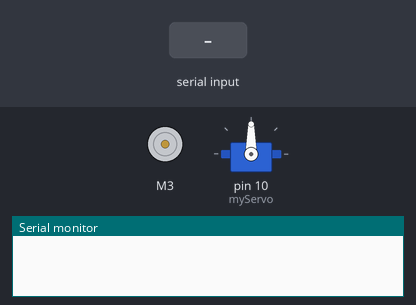
This sketch was run on a simulated Arduino Uno, built with avr-gcc and run on an emulated ATmega328P. Shown: DC motor (green arrow = forward, orange = backward, longer = faster), servo, the last lines printed to the serial monitor. The inputs (shaded band) are chosen by the test bench.

Above: at 1.2 s.
1.3 s: "FORWARD" received over Serial
At 2.0 s:
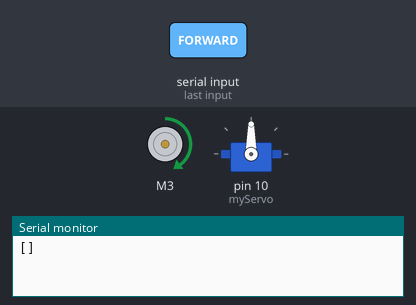
2.8 s: "BACKWARD" received over Serial
At 3.1 s:
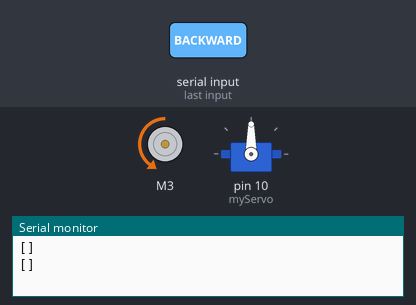
4.3 s: "STEER" received over Serial
At 5.5 s:
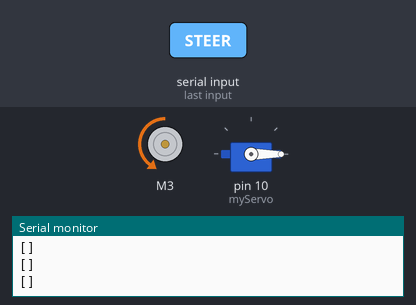
5.8 s: "STOP" received over Serial
At 6.6 s:
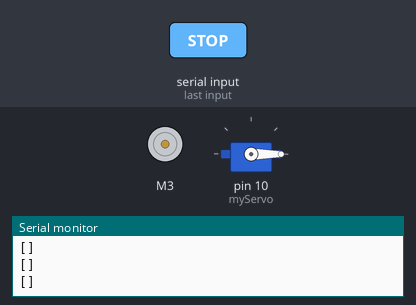
7.3 s: "FORWARD" received over Serial
At 7.8 s:
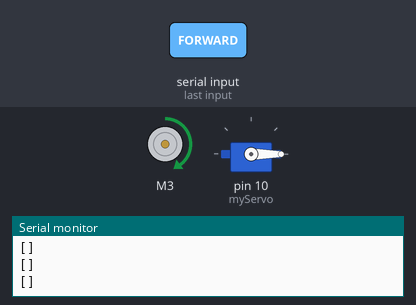
8.8 s: "SPEED" received over Serial
At 10.1 s:
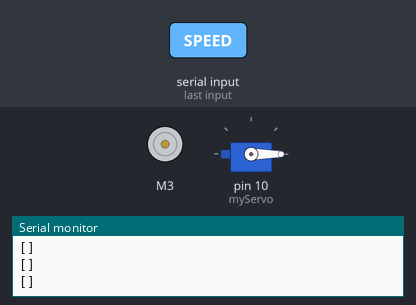
Timing chart, 0 to 11.3 s (numbered marks = the images above; inputs shaded):
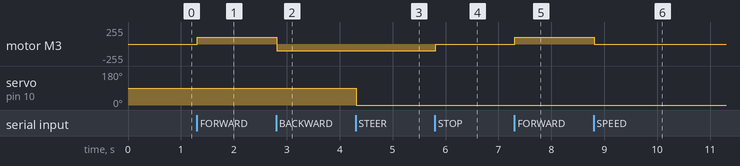

The sketch:

awesome_code_05_05_2025.ino
```cpp
#include <Adafruit_MotorShield.h>
#include <Servo.h>
#include <Ultrasonic.h>
// Select which 'port' M1, M2, M3 or M4. In this case, M1
Adafruit_MotorShield AFMS = Adafruit_MotorShield();
Adafruit_DCMotor *myMotor = AFMS.getMotor(3);
Servo myServo;
Ultrasonic left(6,7);
Ultrasonic right(13,12);
Ultrasonic front(5,4);

String msg;
int left_dist, right_dist, fwd_dist;

void setup()
{
  Serial.begin(115200);
  if(!AFMS.begin(2000)) {
    Serial.println("Could not find Motor Shield. Check wiring and end script.");
    while (1);
    }
  myMotor->setSpeed(100);
  myMotor->run(RELEASE);
  myServo.attach(10);
  delay(10);
}
void loop()
{
  uint8_t i;
  readSerialPort();
  if (msg.substring(0,7) == "FORWARD") {
    myMotor->run(FORWARD);
    sendEmptyMsg();
    }
  else if (msg.substring(0,8) == "BACKWARD") {
    myMotor->run(BACKWARD);
    sendEmptyMsg();
    }
  else if (msg.substring(0,4) == "STOP") {
    myMotor->run(RELEASE);
    sendEmptyMsg();
    }
  else if (msg.substring(0,5) == "SPEED") {
    i = (msg.substring(6)).toInt();
    myMotor->setSpeed(i);
    sendEmptyMsg();
    }
  else if (msg.substring(0,5) == "STEER") {
    i = (msg.substring(6)).toInt();
    myServo.write(i);
    sendEmptyMsg();
    }
  else if (msg.substring(0,6) == "SENSOR") {
    left_dist = left.read();
    right_dist = right.read();
    fwd_dist = front.read();
    sendDists(left_dist, fwd_dist, right_dist);
   }
}

void readSerialPort() {
  msg = "";
  if (Serial.available()) {
    delay(10);
    while (Serial.available() > 0) {
      msg += (char)Serial.read();
    }
  }
}

void sendEmptyMsg() {
  Serial.print("[]\n");
  }
void sendDists(int left_dist, int fwd_dist, int right_dist) {
  //write data
  Serial.print("[");
  Serial.print(left_dist);
  Serial.print(" / ");
  Serial.print(fwd_dist);
  Serial.print(" \\ ");
  Serial.print(right_dist);
  Serial.print("]\n");
}
```

Measured:
- after the input at 1.3 s, motor M3: stopped → forward 100/255 at once
- after the input at 2.8 s, motor M3: forward 100/255 → backward 100/255 at once
- after the input at 4.3 s, servo on pin 10 (myServo): 90° → 0° at once
- after the input at 5.8 s, motor M3: backward 100/255 → stopped at once
- after the input at 7.3 s, motor M3: stopped → forward 100/255 at once
- after the input at 8.8 s, motor M3: forward 100/255 → stopped at once
